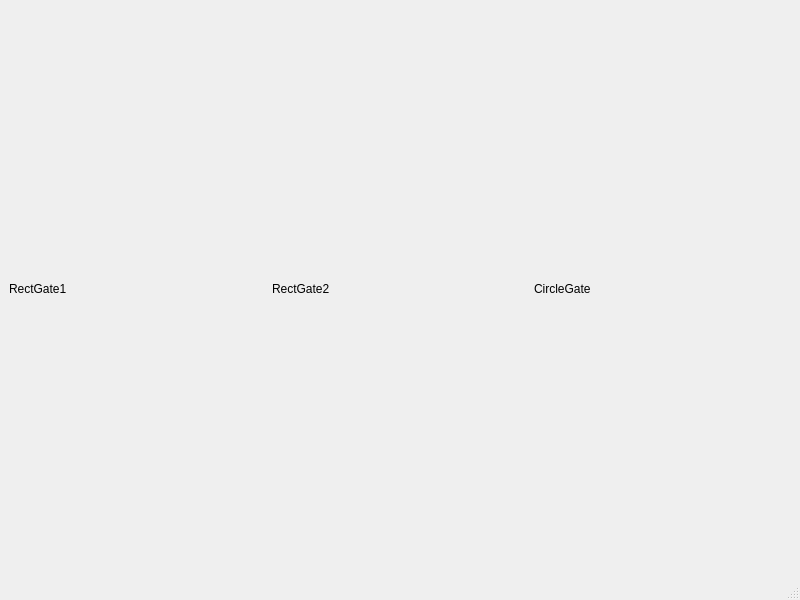
<?xml version="1.0" encoding="UTF-8"?>
<ui version="4.0">
 <class>XYGatedPlots</class>
 <widget class="QMainWindow" name="XYGatedPlots">
  <property name="geometry">
   <rect>
    <x>0</x>
    <y>0</y>
    <width>800</width>
    <height>600</height>
   </rect>
  </property>
  <property name="windowTitle">
   <string>XYGatedPlots</string>
  </property>
  <widget class="QWidget" name="centralwidget">
   <layout class="QHBoxLayout" name="horizontalLayout">
    <item>
     <layout class="QHBoxLayout" name="RectGate1_HL">
      <item>
       <layout class="QVBoxLayout" name="RectGate1_VL">
        <item>
         <widget class="QLabel" name="RectGate1">
          <property name="text">
           <string>RectGate1</string>
          </property>
         </widget>
        </item>
        <item>
         <layout class="QVBoxLayout" name="RG1V1"/>
        </item>
        <item>
         <layout class="QVBoxLayout" name="RG1V2"/>
        </item>
        <item>
         <layout class="QVBoxLayout" name="RG1V3"/>
        </item>
        <item>
         <layout class="QVBoxLayout" name="RG1V4"/>
        </item>
        <item>
         <layout class="QVBoxLayout" name="RG1V5"/>
        </item>
        <item>
         <layout class="QVBoxLayout" name="RG1V6"/>
        </item>
       </layout>
      </item>
     </layout>
    </item>
    <item>
     <layout class="QHBoxLayout" name="RectGate2_HL">
      <item>
       <layout class="QVBoxLayout" name="RectGate2_VL">
        <item>
         <widget class="QLabel" name="RectGate2">
          <property name="text">
           <string>RectGate2</string>
          </property>
         </widget>
        </item>
        <item>
         <layout class="QVBoxLayout" name="RG2V1"/>
        </item>
        <item>
         <layout class="QVBoxLayout" name="RG2V2"/>
        </item>
        <item>
         <layout class="QVBoxLayout" name="RG2V3"/>
        </item>
        <item>
         <layout class="QVBoxLayout" name="RG2V4"/>
        </item>
        <item>
         <layout class="QVBoxLayout" name="RG2V5"/>
        </item>
        <item>
         <layout class="QVBoxLayout" name="RG2V6"/>
        </item>
       </layout>
      </item>
     </layout>
    </item>
    <item>
     <layout class="QHBoxLayout" name="CicleGate1_HL">
      <item>
       <layout class="QVBoxLayout" name="CircleGate1_VL">
        <item>
         <widget class="QLabel" name="CircleGate">
          <property name="text">
           <string>CircleGate</string>
          </property>
         </widget>
        </item>
        <item>
         <layout class="QVBoxLayout" name="CGV1"/>
        </item>
        <item>
         <layout class="QVBoxLayout" name="CGV2"/>
        </item>
        <item>
         <layout class="QVBoxLayout" name="CGV3"/>
        </item>
        <item>
         <layout class="QVBoxLayout" name="CGV4"/>
        </item>
        <item>
         <layout class="QVBoxLayout" name="CGV5"/>
        </item>
        <item>
         <layout class="QVBoxLayout" name="CGV6"/>
        </item>
       </layout>
      </item>
     </layout>
    </item>
   </layout>
  </widget>
  <widget class="QMenuBar" name="menubar">
   <property name="geometry">
    <rect>
     <x>0</x>
     <y>0</y>
     <width>800</width>
     <height>19</height>
    </rect>
   </property>
  </widget>
  <widget class="QStatusBar" name="statusbar"/>
 </widget>
 <resources/>
 <connections/>
</ui>
